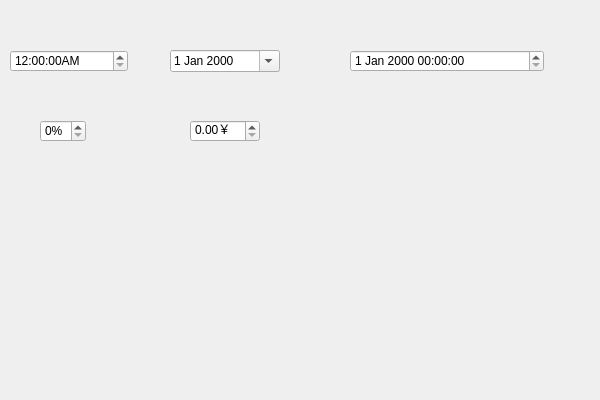
<?xml version="1.0" encoding="UTF-8"?>
<ui version="4.0">
 <class>MyWidgetClass</class>
 <widget class="QWidget" name="MyWidgetClass">
  <property name="geometry">
   <rect>
    <x>0</x>
    <y>0</y>
    <width>600</width>
    <height>400</height>
   </rect>
  </property>
  <property name="windowTitle">
   <string>MyWidget</string>
  </property>
  <widget class="QTimeEdit" name="timeEdit">
   <property name="geometry">
    <rect>
     <x>10</x>
     <y>50</y>
     <width>118</width>
     <height>22</height>
    </rect>
   </property>
   <property name="displayFormat">
    <string>h:mm:ssA</string>
   </property>
  </widget>
  <widget class="QDateEdit" name="dateEdit">
   <property name="geometry">
    <rect>
     <x>170</x>
     <y>50</y>
     <width>110</width>
     <height>22</height>
    </rect>
   </property>
   <property name="calendarPopup">
    <bool>true</bool>
   </property>
  </widget>
  <widget class="QDateTimeEdit" name="dateTimeEdit">
   <property name="geometry">
    <rect>
     <x>350</x>
     <y>50</y>
     <width>194</width>
     <height>22</height>
    </rect>
   </property>
  </widget>
  <widget class="QSpinBox" name="spinBox">
   <property name="geometry">
    <rect>
     <x>40</x>
     <y>120</y>
     <width>46</width>
     <height>22</height>
    </rect>
   </property>
   <property name="suffix">
    <string>%</string>
   </property>
   <property name="maximum">
    <number>100</number>
   </property>
  </widget>
  <widget class="QDoubleSpinBox" name="doubleSpinBox">
   <property name="geometry">
    <rect>
     <x>190</x>
     <y>120</y>
     <width>70</width>
     <height>22</height>
    </rect>
   </property>
   <property name="suffix">
    <string>￥</string>
   </property>
   <property name="singleStep">
    <double>0.010000000000000</double>
   </property>
   <property name="stepType">
    <enum>QAbstractSpinBox::AdaptiveDecimalStepType</enum>
   </property>
  </widget>
 </widget>
 <layoutdefault spacing="6" margin="11"/>
 <resources>
  <include location="MyWidget.qrc"/>
 </resources>
 <connections/>
</ui>
